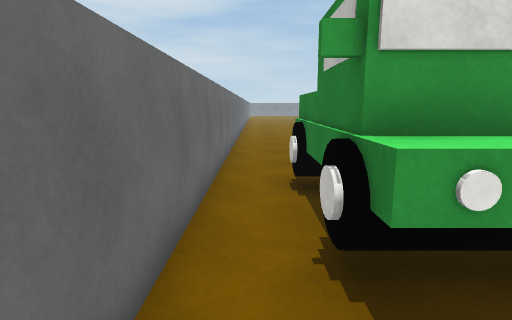
view 1 (above)

17 first-person views from a walk through a Unity game level. The camera is 1.5 m above the floor, tilts 10° down and sees 80° across. The floor is counted in squares, 1 m on a side. Each view is taken from the middle of a square. On the plan, view 1 faces up. The plan holds only what a view shows up to about 15 squares ahead; the rest is blank. The place goes on beyond the plan. The player is left out. Surface patterns are stand-ins for the level's own textures.

view 2
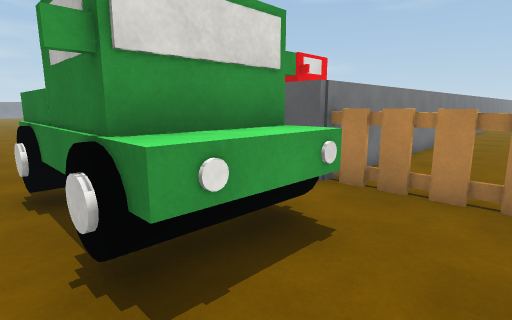

view 3
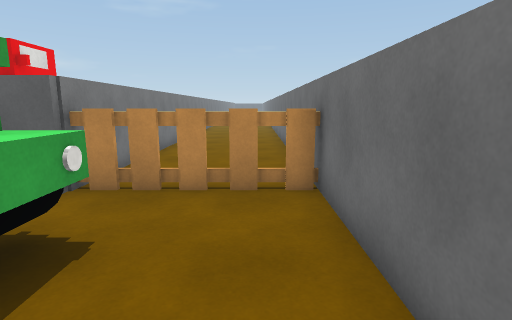

view 4
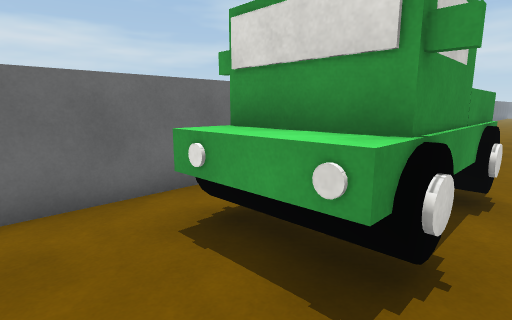

view 5
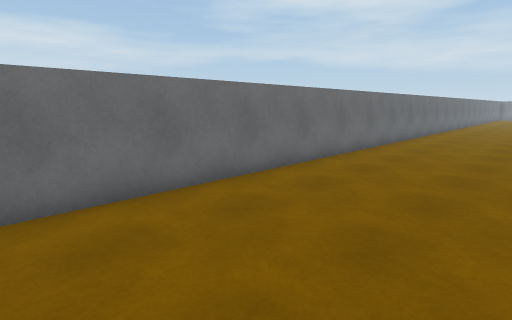

view 6
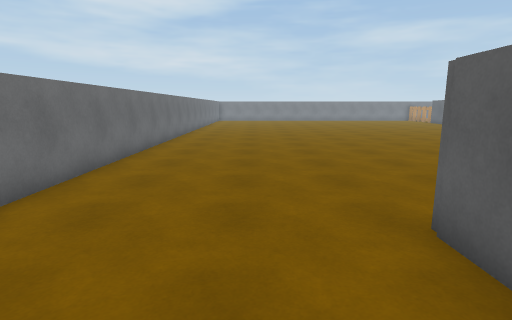

view 7
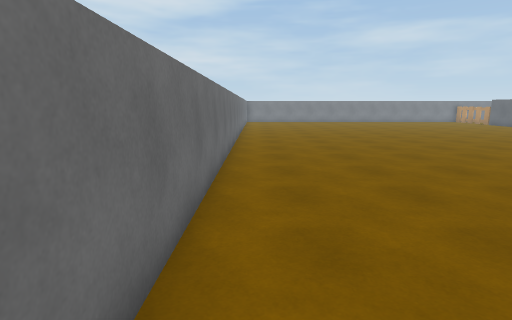

view 8
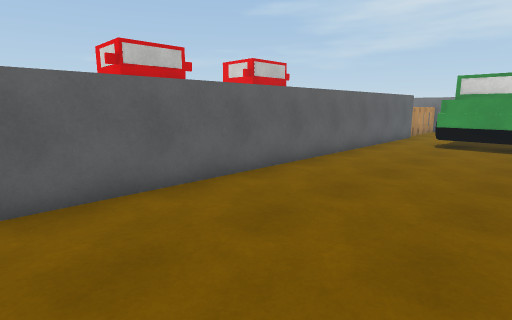

view 9
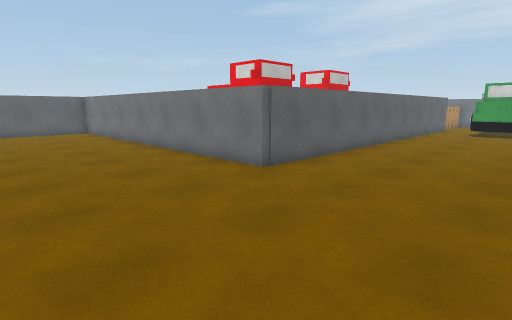

view 10
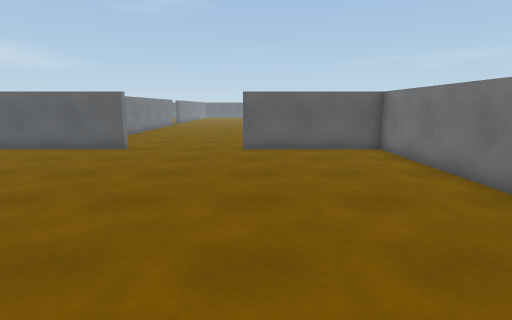

view 11
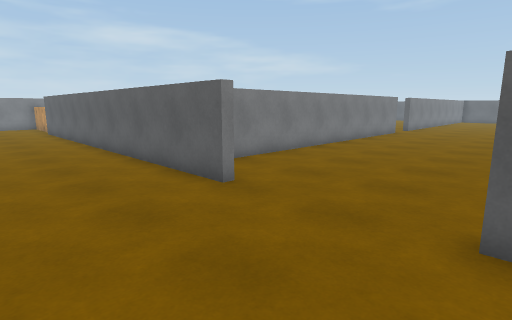

view 12
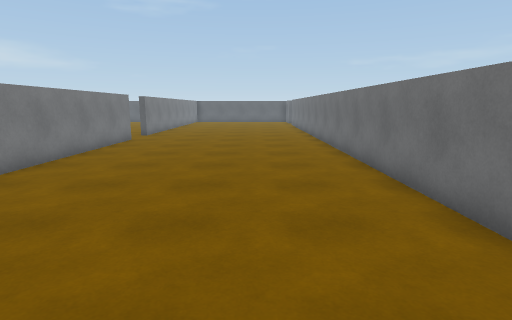

view 13
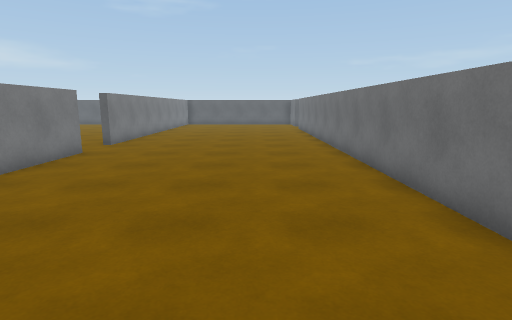

view 14
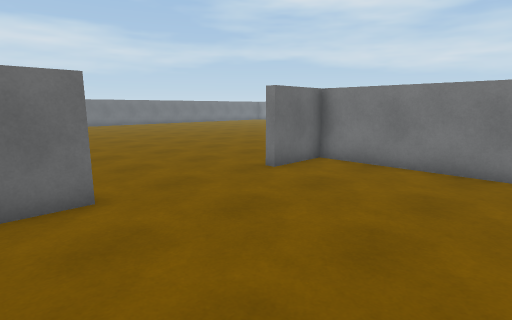

view 15
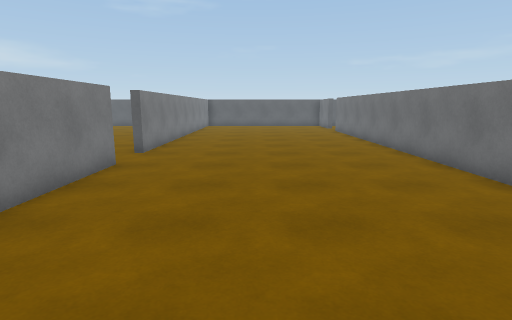

view 16
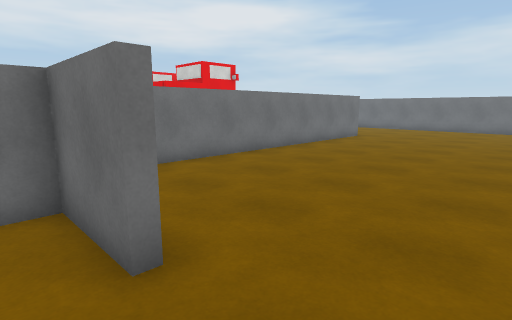

view 17
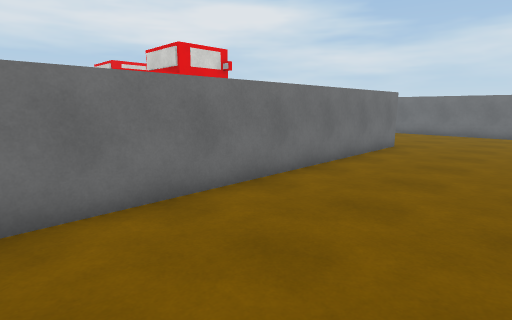

### Floor plan
Points are (right, up) in squares from view 1. A wall is a line through its corners. A room is listed if a view was taken in it or the views show most of it. See-through windows are left out.
Room 1 (views 1, 2, 3, 4)
walls: (1.1, -1.1) (6, -1.1); (-0.9, 2.4) (-0.9, 0.2); (5.4, -1.2) (5.4, 2.4)
ways out: opening at (0, 3) to room 2; opening at (4, 3) to room 2
objects: other object (1, 2) to (3, 6)
Room 2 (views 5, 6, 7, 8, 9, 10, 11, 12, 13, 14, 15, 16, 17)
walls: (22.2, 22.1) (39.5, 22.1); (-0.9, 33.4) (-0.9, 2.4); (32.9, 30.7) (19, 30.7) (19, 28.6) (18.7, 28.6) (18.7, 33.5); (5.1, 3.3) (5.1, 19.6) (18.7, 19.6) (18.7, 24.5) (19, 24.5) (19, 22.1) (19.8, 22.1); (5.4, 2.4) (5.4, 3.4); (39.5, 30.7) (34.8, 30.7)
ways out: opening at (0, 3) to room 1; opening at (4, 3) to room 1; opening at (33.5, 31)

Positions as (right, up) in squares from view 1, and headings:
1: (0, 0), facing up
2: (0, 0), facing up-right
3: (0, 0), facing right
4: (4, 0), facing up-left
5: (4, 7), facing up-left
6: (3, 16), facing up
7: (0, 19), facing up
8: (0, 19), facing down-right
9: (0, 25), facing down-right
10: (8, 24), facing right
11: (15, 24), facing up-right
12: (19, 25), facing right
13: (23, 25), facing right
14: (24, 23), facing up-left
15: (25, 27), facing right
16: (20, 27), facing down-left
17: (17, 24), facing down-left
